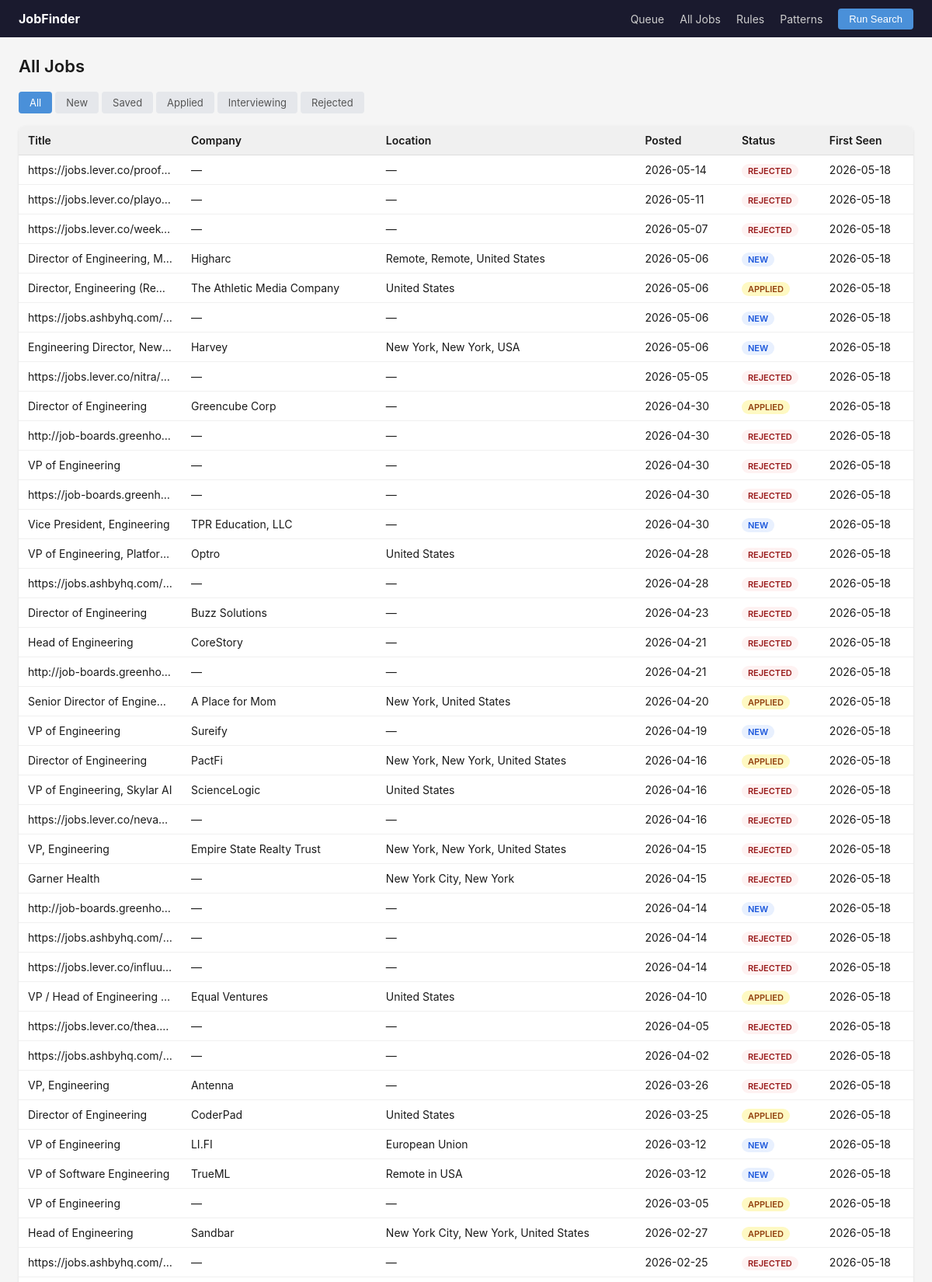
Page /jobs (upper part) on the committed database.
### tables this page shows
CREATE TABLE jobs (
                id           INTEGER PRIMARY KEY AUTOINCREMENT,
                url          TEXT NOT NULL UNIQUE,
                title        TEXT,
                company      TEXT,
                location     TEXT,
                description  TEXT,
                posted_date  TEXT,
                first_seen   TEXT NOT NULL,
                status       TEXT NOT NULL DEFAULT 'new'
                                 CHECK(status IN ('new','saved','applied','rejected','interviewing')),
                notes        TEXT
            );

### jobfinder/app.py (the view)
    @app.route("/jobs")
    def jobs_list():
        conn = get_conn()
        status_filter = request.args.get("status", "all")
        statuses = None if status_filter == "all" else [status_filter]
        jobs = [dict(j) for j in get_jobs(conn, statuses=statuses)]
        return render_template("jobs.html", jobs=jobs, status_filter=status_filter)

### jobfinder/database.py (called while the page is built)
def get_connection(db_path: str = "jobs.db") -> sqlite3.Connection:
    conn = sqlite3.connect(db_path)
    conn.row_factory = sqlite3.Row
    conn.execute("PRAGMA journal_mode=WAL")
    conn.execute("PRAGMA foreign_keys=ON")
    return conn

def get_jobs(conn: sqlite3.Connection, statuses: list[str] | None = None,
             order_by: str = "CASE WHEN posted_date IS NULL THEN 1 ELSE 0 END, posted_date DESC, first_seen DESC") -> list[sqlite3.Row]:
    if statuses:
        placeholders = ",".join("?" * len(statuses))
        return conn.execute(
            f"SELECT * FROM jobs WHERE status IN ({placeholders}) ORDER BY {order_by}",
            statuses
        ).fetchall()
    return conn.execute(f"SELECT * FROM jobs ORDER BY {order_by}").fetchall()

### templates/jobs.html (shortened to what this page needs)
{% extends "base.html" %}
{% block content %}
<div class="page-header">
  <h1>All Jobs</h1>
</div>
<div class="status-tabs">
  {% for s in ['all', 'new', 'saved', 'applied', 'interviewing', 'rejected'] %}
  <a href="{{ url_for('jobs_list', status=s) }}"
     class="tab {{ 'active' if status_filter == s }}">{{ s.title() }}</a>
  {% endfor %}
</div>
{% if not jobs %}
<p class="empty-state">No jobs with status "{{ status_filter }}".</p>
{% else %}
<table class="job-table">
  <thead>
    <tr><th>Title</th><th>Company</th><th>Location</th><th>Posted</th><th>Status</th><th>First Seen</th></tr>
  </thead>
  <tbody>
  {% for job in jobs %}
  <tr>
    <td><a href="{{ url_for('job_detail', job_id=job.id) }}">{{ job.title or job.url }}</a></td>
    <td>{{ job.company or '—' }}</td>
    <td>{{ job.location or '—' }}</td>
    <td>{{ job.posted_date or 'Unknown' }}</td>
    <td><span class="status-badge status-{{ job.status }}">{{ job.status }}</span></td>
    <td>{{ job.first_seen[:10] }}</td>
  </tr>
  {% endfor %}
  </tbody>
</table>
{% endif %}
{% endblock %}

### static/style.css (style rules this page uses)
*, *::before, *::after { box-sizing: border-box; margin: 0; padding: 0; }
body { font-family: -apple-system, BlinkMacSystemFont, "Segoe UI", sans-serif; font-size: 14px; color: #1a1a1a; background: #f5f5f5; }
.page-header { display: flex; align-items: baseline; justify-content: space-between; margin-bottom: 20px; }
.page-header h1 { font-size: 22px; font-weight: 600; }
.job-table { width: 100%; border-collapse: collapse; background: #fff; border-radius: 8px; overflow: hidden; box-shadow: 0 1px 3px rgba(0,0,0,.1); }
.job-table th { background: #f0f0f0; padding: 10px 12px; text-align: left; font-weight: 600; border-bottom: 1px solid #ddd; }
.job-table td { padding: 10px 12px; border-bottom: 1px solid #f0f0f0; vertical-align: middle; }
.job-table a { color: #1a1a1a; text-decoration: none; }
.job-table th:nth-child(1), .job-table td:nth-child(1) { max-width: 180px; overflow: hidden; text-overflow: ellipsis; white-space: nowrap; }
.status-badge { padding: 2px 8px; border-radius: 10px; font-size: 11px; font-weight: 600; text-transform: uppercase; }
.status-new { background: #e8f0fe; color: #1a56db; }
.status-applied { background: #fef9c3; color: #92400e; }
.status-rejected { background: #fef2f2; color: #991b1b; }
.status-tabs { display: flex; gap: 4px; margin-bottom: 16px; }
.tab { padding: 6px 14px; border-radius: 4px; text-decoration: none; color: #555; background: #e5e7eb; font-size: 13px; }
.tab.active, .tab:hover { background: #4a90d9; color: #fff; }

### rows in the picture
jobs: url "https://jobs.lever.co/proof…", company "—", location "—", posted_date "2026-05-14", status "REJECTED", first_seen "2026-05-18"
jobs: url "https://jobs.lever.co/playo…", company "—", location "—", posted_date "2026-05-11", status "REJECTED", first_seen "2026-05-18"
jobs: url "https://jobs.lever.co/week…", company "—", location "—", posted_date "2026-05-07", status "REJECTED", first_seen "2026-05-18"
jobs: title "Director of Engineering, M…", company "Higharc", location "Remote, Remote, United States", posted_date "2026-05-06", status "NEW", first_seen "2026-05-18"
jobs: title "Director, Engineering (Re…", company "The Athletic Media Company", location "United States", posted_date "2026-05-06", status "APPLIED", first_seen "2026-05-18"
jobs: url "https://jobs.ashbyhq.com/…", company "—", location "—", posted_date "2026-05-06", status "NEW", first_seen "2026-05-18"
jobs: title "Engineering Director, New…", company "Harvey", location "New York, New York, USA", posted_date "2026-05-06", status "NEW", first_seen "2026-05-18"
jobs: url "https://jobs.lever.co/nitra/…", company "—", location "—", posted_date "2026-05-05", status "REJECTED", first_seen "2026-05-18"
jobs: title "Director of Engineering", company "Greencube Corp", location "—", posted_date "2026-04-30", status "APPLIED", first_seen "2026-05-18"
jobs: url "http://job-boards.greenho…", company "—", location "—", posted_date "2026-04-30", status "REJECTED", first_seen "2026-05-18"
jobs: title "VP of Engineering", company "—", location "—", posted_date "2026-04-30", status "REJECTED", first_seen "2026-05-18"
jobs: url "https://job-boards.greenh…", company "—", location "—", posted_date "2026-04-30", status "REJECTED", first_seen "2026-05-18"
jobs: title "Vice President, Engineering", company "TPR Education, LLC", location "—", posted_date "2026-04-30", status "NEW", first_seen "2026-05-18"
jobs: title "VP of Engineering, Platfor…", company "Optro", location "United States", posted_date "2026-04-28", status "REJECTED", first_seen "2026-05-18"
jobs: url "https://jobs.ashbyhq.com/…", company "—", location "—", posted_date "2026-04-28", status "REJECTED", first_seen "2026-05-18"
jobs: title "Director of Engineering", company "Buzz Solutions", location "—", posted_date "2026-04-23", status "REJECTED", first_seen "2026-05-18"
jobs: title "Head of Engineering", company "CoreStory", location "—", posted_date "2026-04-21", status "REJECTED", first_seen "2026-05-18"
jobs: url "http://job-boards.greenho…", company "—", location "—", posted_date "2026-04-21", status "REJECTED", first_seen "2026-05-18"
jobs: title "Senior Director of Engine…", company "A Place for Mom", location "New York, United States", posted_date "2026-04-20", status "APPLIED", first_seen "2026-05-18"
jobs: title "VP of Engineering", company "Sureify", location "—", posted_date "2026-04-19", status "NEW", first_seen "2026-05-18"
jobs: title "Director of Engineering", company "PactFi", location "New York, New York, United States", posted_date "2026-04-16", status "APPLIED", first_seen "2026-05-18"
jobs: title "VP of Engineering, Skylar AI", company "ScienceLogic", location "United States", posted_date "2026-04-16", status "REJECTED", first_seen "2026-05-18"
jobs: url "https://jobs.lever.co/neva…", company "—", location "—", posted_date "2026-04-16", status "REJECTED", first_seen "2026-05-18"
jobs: title "VP, Engineering", company "Empire State Realty Trust", location "New York, New York, United States", posted_date "2026-04-15", status "REJECTED", first_seen "2026-05-18"
jobs: title "Garner Health", company "—", location "New York City, New York", posted_date "2026-04-15", status "REJECTED", first_seen "2026-05-18"
jobs: url "http://job-boards.greenho…", company "—", location "—", posted_date "2026-04-14", status "NEW", first_seen "2026-05-18"
jobs: url "https://jobs.ashbyhq.com/…", company "—", location "—", posted_date "2026-04-14", status "REJECTED", first_seen "2026-05-18"
jobs: url "https://jobs.lever.co/influu…", company "—", location "—", posted_date "2026-04-14", status "REJECTED", first_seen "2026-05-18"
jobs: title "VP / Head of Engineering…", company "Equal Ventures", location "United States", posted_date "2026-04-10", status "APPLIED", first_seen "2026-05-18"
jobs: url "https://jobs.lever.co/thea.…", company "—", location "—", posted_date "2026-04-05", status "REJECTED", first_seen "2026-05-18"
jobs: url "https://jobs.ashbyhq.com/…", company "—", location "—", posted_date "2026-04-02", status "REJECTED", first_seen "2026-05-18"
jobs: title "VP, Engineering", company "Antenna", location "—", posted_date "2026-03-26", status "REJECTED", first_seen "2026-05-18"
jobs: title "Director of Engineering", company "CoderPad", location "United States", posted_date "2026-03-25", status "APPLIED", first_seen "2026-05-18"
jobs: title "VP of Engineering", company "LI.FI", location "European Union", posted_date "2026-03-12", status "NEW", first_seen "2026-05-18"
jobs: title "VP of Software Engineering", company "TrueML", location "Remote in USA", posted_date "2026-03-12", status "NEW", first_seen "2026-05-18"
jobs: title "VP of Engineering", company "—", location "—", posted_date "2026-03-05", status "APPLIED", first_seen "2026-05-18"
jobs: title "Head of Engineering", company "Sandbar", location "New York City, New York, United States", posted_date "2026-02-27", status "APPLIED", first_seen "2026-05-18"
jobs: url "https://jobs.ashbyhq.com/…", company "—", location "—", posted_date "2026-02-25", status "REJECTED", first_seen "2026-05-18"

### other values in the picture
{{ s.title() }} "All" "New" "Saved" "Applied" "Interviewing" "Rejected"
